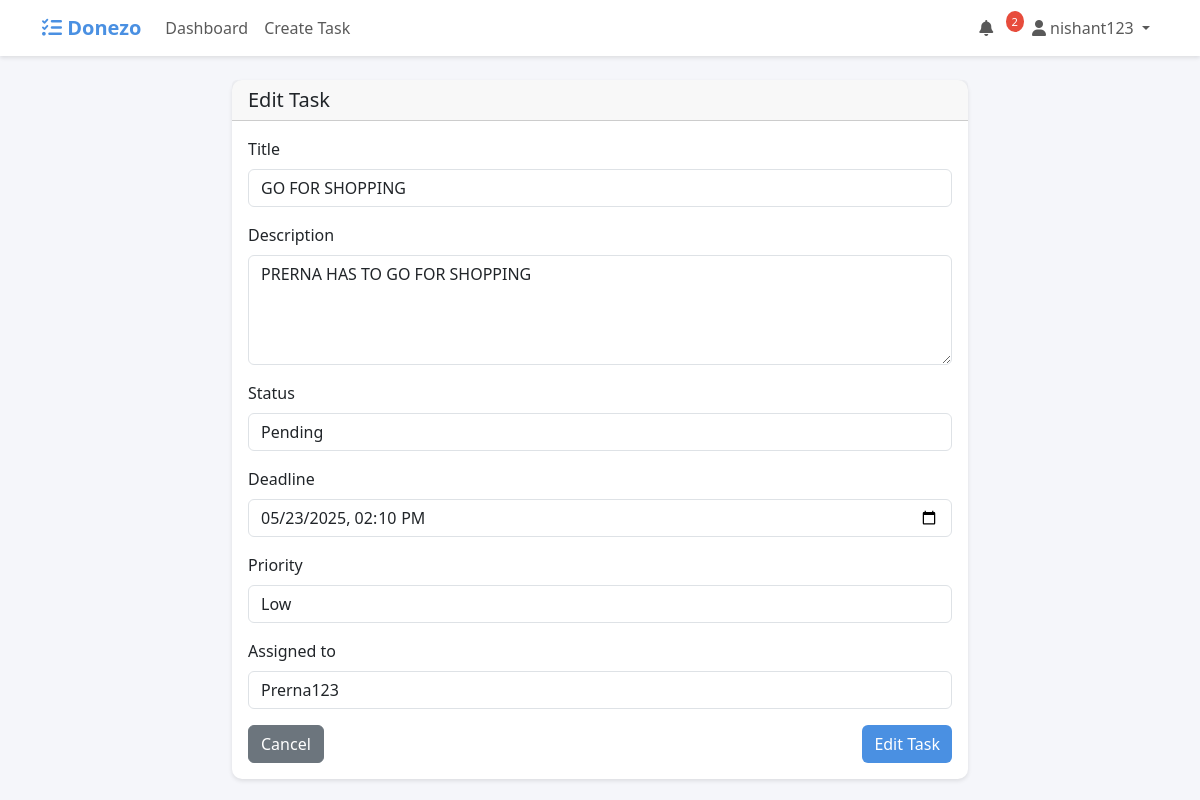
Page /task/2/edit/ (signed in) on the committed database.
### tasks/models.py (models this page shows, shortened)
class Task(models.Model):
    PRIORITY_CHOICES = [
        ('HIGH', 'High'),
        ('MEDIUM', 'Medium'),
        ('LOW', 'Low'),
    ]
    STATUS_CHOICES = [
        ('PENDING', 'Pending'),
        ('IN_PROGRESS', 'In Progress'),
        ('COMPLETED', 'Completed'),
    ]
    title = models.CharField(max_length=200)
    description = models.TextField()
    status = models.CharField(max_length=20, choices=STATUS_CHOICES, default='PENDING')
    deadline = models.DateTimeField()
    priority = models.CharField(max_length=10, choices=PRIORITY_CHOICES, default='MEDIUM')
    created_by = models.ForeignKey(User, on_delete=models.CASCADE, related_name='created_tasks')
    assigned_to = models.ForeignKey(User, on_delete=models.SET_NULL, null=True, related_name='assigned_tasks')
    created_at = models.DateTimeField(auto_now_add=True)
    updated_at = models.DateTimeField(auto_now=True)
    class Meta:
        ordering = ['-created_at']

### tasks/views.py (the view)
# urls.py: path('task/<int:task_id>/edit/', views.edit_task, name='edit_task'),
@login_required
def edit_task(request, task_id):
    task = get_object_or_404(Task, id=task_id)
    if request.user != task.created_by:
        messages.error(request, 'You do not have permission to edit this task.')
        return redirect('dashboard')
    if request.method == 'POST':
        form = TaskForm(request.POST, instance=task)
        if form.is_valid():
            old_assigned_to = task.assigned_to
            task = form.save()
            if task.assigned_to and task.assigned_to != old_assigned_to:
                Notification.objects.create(
                    user=task.assigned_to,
                    task=task,
                    message=f"You have been assigned to task: {task.title}"
                )
            messages.success(request, 'Task updated successfully!')
            return redirect('dashboard')
    else:
        form = TaskForm(instance=task)
    return render(request, 'tasks/task_form.html', {'form': form, 'action': 'Edit'})

### tasks/forms.py
class TaskForm(forms.ModelForm):
    class Meta:
        model = Task
        fields = ['title', 'description', 'status', 'deadline', 'priority', 'assigned_to']
        widgets = {
            'deadline': forms.DateTimeInput(attrs={'type': 'datetime-local'}),
            'description': forms.Textarea(attrs={'rows': 4}),
        }
    def __init__(self, *args, **kwargs):
        super().__init__(*args, **kwargs)
        self.fields['assigned_to'].queryset = User.objects.all()
        for field in self.fields:
            self.fields[field].widget.attrs.update({'class': 'form-control'})

### tasks/context_processors.py (called while the page is built)
def unread_notifications(request):
    if request.user.is_authenticated:
        unread_count = Notification.objects.filter(user=request.user, is_read=False).count()
        return {'unread_notifications': unread_count}
    return {'unread_notifications': 0}

### tasks/templates/tasks/task_form.html (shortened to what this page needs)
{% extends 'tasks/base.html' %}
{% block content %}
<div class="row justify-content-center">
    <div class="col-md-8">
        <div class="card">
            <div class="card-header">
                <h5 class="mb-0">{{ action }} Task</h5>
            </div>
            <div class="card-body">
                <form method="post">
                    {% for field in form %}
                        <div class="mb-3">
                            <label for="{{ field.id_for_label }}" class="form-label">{{ field.label }}</label>
                            {{ field }}
                        </div>
                    {% endfor %}
                    <div class="d-flex justify-content-between">
                        <a href="{% url 'dashboard' %}" class="btn btn-secondary">Cancel</a>
                        <button type="submit" class="btn btn-primary">{{ action }} Task</button>
                    </div>
                </form>
            </div>
        </div>
    </div>
</div>
{% endblock %}

### tasks/templates/tasks/base.html (shortened to what this page needs)
<!DOCTYPE html>
<html lang="en">
<head>
    <link href="https://cdn.jsdelivr.net/npm/bootstrap@5.3.0/dist/css/bootstrap.min.css" rel="stylesheet">
    <link rel="stylesheet" href="https://cdnjs.cloudflare.com/ajax/libs/font-awesome/6.0.0/css/all.min.css">
</head>
<body>
    <nav class="navbar navbar-expand-lg navbar-light mb-4">
        <div class="container">
            <a class="navbar-brand" href="{% url 'dashboard' %}">
                <i class="fas fa-tasks"></i> Donezo
            </a>
            <div class="collapse navbar-collapse" id="navbarNav">
                <ul class="navbar-nav me-auto">
                    {% if user.is_authenticated %}
                        <li class="nav-item">
                            <a class="nav-link" href="{% url 'dashboard' %}">Dashboard</a>
                        </li>
                        <li class="nav-item">
                            <a class="nav-link" href="{% url 'create_task' %}">Create Task</a>
                        </li>
                    {% endif %}
                </ul>
                <ul class="navbar-nav">
                    {% if user.is_authenticated %}
                        <li class="nav-item">
                            <a class="nav-link position-relative" href="{% url 'notifications' %}">
                                <i class="fas fa-bell"></i>
                                {% if unread_notifications %}
                                    <span class="notification-badge">{{ unread_notifications }}</span>
                                {% endif %}
                            </a>
                        </li>
                        <li class="nav-item dropdown">
                            <a class="nav-link dropdown-toggle" href="#" id="userDropdown" role="button" data-bs-toggle="dropdown">
                                <i class="fas fa-user"></i> {{ user.username }}
                            </a>
                        </li>
                    {% endif %}
                </ul>
            </div>
        </div>
    </nav>
    <div class="container">
        {% block content %}{% endblock %}
    </div>
</body>
</html>

### tasks/templates/tasks/base.html (style rules this page uses)
:root { --primary-color: #4a90e2; --secondary-color: #f5f6fa; --text-color: #2c3e50; --success-color: #2ecc71; --warning-color: #f1c40f; --danger-color: #e74c3c; }
body { font-family: 'Segoe UI', Tahoma, Geneva, Verdana, sans-serif; background-color: var(--secondary-color); color: var(--text-color); }
.navbar { background-color: white; box-shadow: 0 2px 4px rgba(0,0,0,0.1); }
.navbar-brand { color: var(--primary-color) !important; font-weight: bold; }
.card { border: none; border-radius: 10px; box-shadow: 0 2px 4px rgba(0,0,0,0.1); transition: transform 0.2s; }
.btn-primary { background-color: var(--primary-color); border: none; }
.notification-badge { position: relative; top: -8px; right: -8px; padding: 3px 6px; border-radius: 50%; background-color: var(--danger-color); color: white; font-size: 0.7em; }

### rows in the picture
Task: form "GO FOR SHOPPING" "PRERNA HAS TO GO FOR SHOPPING" "Pending" "05/23/2025 14:10" "Low" "Prerna123"

### other values in the picture
{{ unread_notifications }} "2"
{{ user.username }} "nishant123"
{{ action }} "Edit"
{{ field.label }} "Title" "Description" "Status" "Deadline" "Priority" "Assigned to"
